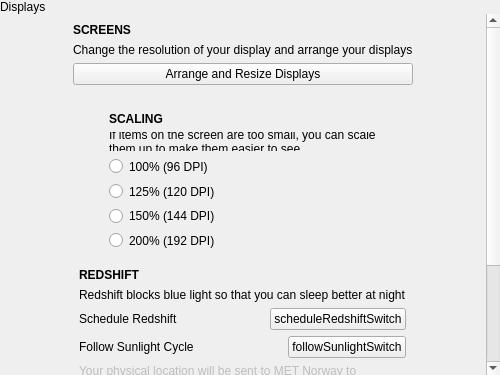
<?xml version="1.0" encoding="UTF-8"?>
<ui version="4.0">
 <class>DisplaySettings</class>
 <widget class="QWidget" name="DisplaySettings">
  <property name="geometry">
   <rect>
    <x>0</x>
    <y>0</y>
    <width>500</width>
    <height>375</height>
   </rect>
  </property>
  <property name="windowTitle">
   <string notr="true">Form</string>
  </property>
  <layout class="QVBoxLayout" name="verticalLayout">
   <property name="spacing">
    <number>0</number>
   </property>
   <property name="leftMargin">
    <number>0</number>
   </property>
   <property name="topMargin">
    <number>0</number>
   </property>
   <property name="rightMargin">
    <number>0</number>
   </property>
   <property name="bottomMargin">
    <number>0</number>
   </property>
   <item>
    <widget class="tTitleLabel" name="titleLabel">
     <property name="text">
      <string>Displays</string>
     </property>
    </widget>
   </item>
   <item>
    <widget class="QScrollArea" name="scrollArea">
     <property name="frameShape">
      <enum>QFrame::NoFrame</enum>
     </property>
     <property name="widgetResizable">
      <bool>true</bool>
     </property>
     <widget class="QWidget" name="scrollAreaWidgetContents">
      <property name="geometry">
       <rect>
        <x>0</x>
        <y>0</y>
        <width>486</width>
        <height>570</height>
       </rect>
      </property>
      <layout class="QVBoxLayout" name="verticalLayout_2">
       <property name="spacing">
        <number>0</number>
       </property>
       <property name="leftMargin">
        <number>0</number>
       </property>
       <property name="topMargin">
        <number>0</number>
       </property>
       <property name="rightMargin">
        <number>0</number>
       </property>
       <property name="bottomMargin">
        <number>0</number>
       </property>
       <item alignment="Qt::AlignHCenter">
        <widget class="QWidget" name="arrangeWidget" native="true">
         <property name="m3SettingsGroup" stdset="0"><bool>true</bool></property>
         <layout class="QVBoxLayout" name="verticalLayout_3">
          <item>
           <widget class="QLabel" name="label_2">
            <property name="font">
             <font>
              <weight>75</weight>
              <bold>true</bold>
             </font>
            </property>
            <property name="text">
             <string>SCREENS</string>
            </property>
           </widget>
          </item>
          <item>
           <widget class="QLabel" name="label_3">
            <property name="text">
             <string>Change the resolution of your display and arrange your displays</string>
            </property>
           </widget>
          </item>
          <item>
           <widget class="QPushButton" name="arrangeButton">
            <property name="text">
             <string>Arrange and Resize Displays</string>
            </property>
           </widget>
          </item>
         </layout>
        </widget>
       </item>
       <item>
        <spacer name="verticalSpacer_2">
         <property name="orientation">
          <enum>Qt::Vertical</enum>
         </property>
         <property name="sizeType">
          <enum>QSizePolicy::Fixed</enum>
         </property>
         <property name="sizeHint" stdset="0">
          <size>
           <width>20</width>
           <height>9</height>
          </size>
         </property>
        </spacer>
       </item>
       <item alignment="Qt::AlignHCenter">
        <widget class="QWidget" name="scalingWidget" native="true">
         <property name="m3SettingsGroup" stdset="0"><bool>true</bool></property>
         <layout class="QVBoxLayout" name="verticalLayout_4">
          <item>
           <widget class="QLabel" name="label_11">
            <property name="font">
             <font>
              <weight>75</weight>
              <bold>true</bold>
             </font>
            </property>
            <property name="text">
             <string>SCALING</string>
            </property>
           </widget>
          </item>
          <item>
           <widget class="QLabel" name="label_12">
            <property name="text">
             <string>If items on the screen are too small, you can scale them up to make them easier to see.</string>
            </property>
            <property name="wordWrap">
             <bool>true</bool>
            </property>
           </widget>
          </item>
          <item>
           <widget class="QRadioButton" name="dpi100Button">
            <property name="text">
             <string>100% (96 DPI)</string>
            </property>
           </widget>
          </item>
          <item>
           <widget class="QRadioButton" name="dpi125Button">
            <property name="text">
             <string>125% (120 DPI)</string>
            </property>
           </widget>
          </item>
          <item>
           <widget class="QRadioButton" name="dpi150Button">
            <property name="text">
             <string>150% (144 DPI)</string>
            </property>
           </widget>
          </item>
          <item>
           <widget class="QRadioButton" name="dpi200Button">
            <property name="text">
             <string>200% (192 DPI)</string>
            </property>
           </widget>
          </item>
         </layout>
        </widget>
       </item>
       <item alignment="Qt::AlignHCenter">
        <widget class="QWidget" name="redshiftWidget" native="true">
         <property name="m3SettingsGroup" stdset="0"><bool>true</bool></property>
         <layout class="QGridLayout" name="gridLayout">
          <item row="2" column="0">
           <widget class="QLabel" name="label">
            <property name="m3Icon" stdset="0"><string notr="true">bedtime</string></property>
            <property name="sizePolicy">
             <sizepolicy hsizetype="Expanding" vsizetype="Preferred">
              <horstretch>0</horstretch>
              <verstretch>0</verstretch>
             </sizepolicy>
            </property>
            <property name="text">
             <string>Schedule Redshift</string>
            </property>
           </widget>
          </item>
          <item row="0" column="0" colspan="2">
           <widget class="QLabel" name="label_4">
            <property name="font">
             <font>
              <weight>75</weight>
              <bold>true</bold>
             </font>
            </property>
            <property name="text">
             <string>REDSHIFT</string>
            </property>
           </widget>
          </item>
          <item row="1" column="0" colspan="2">
           <widget class="QLabel" name="label_5">
            <property name="text">
             <string>Redshift blocks blue light so that you can sleep better at night</string>
            </property>
           </widget>
          </item>
          <item row="2" column="1">
           <widget class="tSwitch" name="scheduleRedshiftSwitch">
            <property name="text">
             <string notr="true">scheduleRedshiftSwitch</string>
            </property>
           </widget>
          </item>
          <item row="4" column="0" colspan="2">
           <layout class="QHBoxLayout" name="horizontalLayout">
            <item>
             <widget class="QLabel" name="label_8">
              <property name="text">
               <string>Intensity</string>
              </property>
             </widget>
            </item>
            <item>
             <widget class="QSlider" name="redshiftIntensitySlider">
              <property name="minimum">
               <number>1000</number>
              </property>
              <property name="maximum">
               <number>6500</number>
              </property>
              <property name="orientation">
               <enum>Qt::Horizontal</enum>
              </property>
             </widget>
            </item>
           </layout>
          </item>
          <item row="3" column="0" colspan="2">
           <widget class="tConditionalWidget" name="scheduleRedshiftConditionalWidget" native="true">
            <layout class="QGridLayout" name="gridLayout_3">
             <property name="leftMargin">
              <number>0</number>
             </property>
             <property name="topMargin">
              <number>0</number>
             </property>
             <property name="rightMargin">
              <number>0</number>
             </property>
             <property name="bottomMargin">
              <number>0</number>
             </property>
             <item row="0" column="1">
              <widget class="tSwitch" name="followSunlightSwitch">
               <property name="text">
                <string notr="true">followSunlightSwitch</string>
               </property>
              </widget>
             </item>
             <item row="0" column="0">
              <widget class="QLabel" name="label_9">
               <property name="sizePolicy">
                <sizepolicy hsizetype="Expanding" vsizetype="Preferred">
                 <horstretch>0</horstretch>
                 <verstretch>0</verstretch>
                </sizepolicy>
               </property>
               <property name="text">
                <string>Follow Sunlight Cycle</string>
               </property>
              </widget>
             </item>
             <item row="2" column="0" colspan="2">
              <widget class="tConditionalWidget" name="followSunlightConditionalWidget" native="true">
               <layout class="QGridLayout" name="gridLayout_2">
                <property name="leftMargin">
                 <number>0</number>
                </property>
                <property name="topMargin">
                 <number>0</number>
                </property>
                <property name="rightMargin">
                 <number>0</number>
                </property>
                <property name="bottomMargin">
                 <number>0</number>
                </property>
                <item row="0" column="0">
                 <widget class="QLabel" name="label_6">
                  <property name="sizePolicy">
                   <sizepolicy hsizetype="Expanding" vsizetype="Preferred">
                    <horstretch>0</horstretch>
                    <verstretch>0</verstretch>
                   </sizepolicy>
                  </property>
                  <property name="text">
                   <string>Start at</string>
                  </property>
                 </widget>
                </item>
                <item row="1" column="0">
                 <widget class="QLabel" name="label_7">
                  <property name="text">
                   <string>End at</string>
                  </property>
                 </widget>
                </item>
                <item row="0" column="1">
                 <widget class="QTimeEdit" name="redshiftStartTime"/>
                </item>
                <item row="1" column="1">
                 <widget class="QTimeEdit" name="redshiftEndTime"/>
                </item>
               </layout>
              </widget>
             </item>
             <item row="1" column="0" colspan="2">
              <widget class="QLabel" name="label_10">
               <property name="enabled">
                <bool>false</bool>
               </property>
               <property name="text">
                <string>Your physical location will be sent to MET Norway to determine sunrise and sunset times.</string>
               </property>
               <property name="wordWrap">
                <bool>true</bool>
               </property>
              </widget>
             </item>
            </layout>
           </widget>
          </item>
         </layout>
        </widget>
       </item>
       <item>
        <spacer name="verticalSpacer">
         <property name="orientation">
          <enum>Qt::Vertical</enum>
         </property>
         <property name="sizeHint" stdset="0">
          <size>
           <width>20</width>
           <height>40</height>
          </size>
         </property>
        </spacer>
       </item>
      </layout>
     </widget>
    </widget>
   </item>
  </layout>
 </widget>
 <customwidgets>
  <customwidget>
   <class>tTitleLabel</class>
   <extends>QLabel</extends>
   <header location="global">ttitlelabel.h</header>
   <slots>
    <signal>backButtonClicked()</signal>
   </slots>
  </customwidget>
  <customwidget>
   <class>tSwitch</class>
   <extends>QPushButton</extends>
   <header location="global">tswitch.h</header>
  </customwidget>
  <customwidget>
   <class>tConditionalWidget</class>
   <extends>QWidget</extends>
   <header location="global">tconditionalwidget.h</header>
   <container>1</container>
  </customwidget>
 </customwidgets>
 <tabstops>
  <tabstop>scrollArea</tabstop>
  <tabstop>scheduleRedshiftSwitch</tabstop>
  <tabstop>followSunlightSwitch</tabstop>
  <tabstop>redshiftStartTime</tabstop>
  <tabstop>redshiftEndTime</tabstop>
  <tabstop>redshiftIntensitySlider</tabstop>
 </tabstops>
 <resources/>
 <connections/>
</ui>
